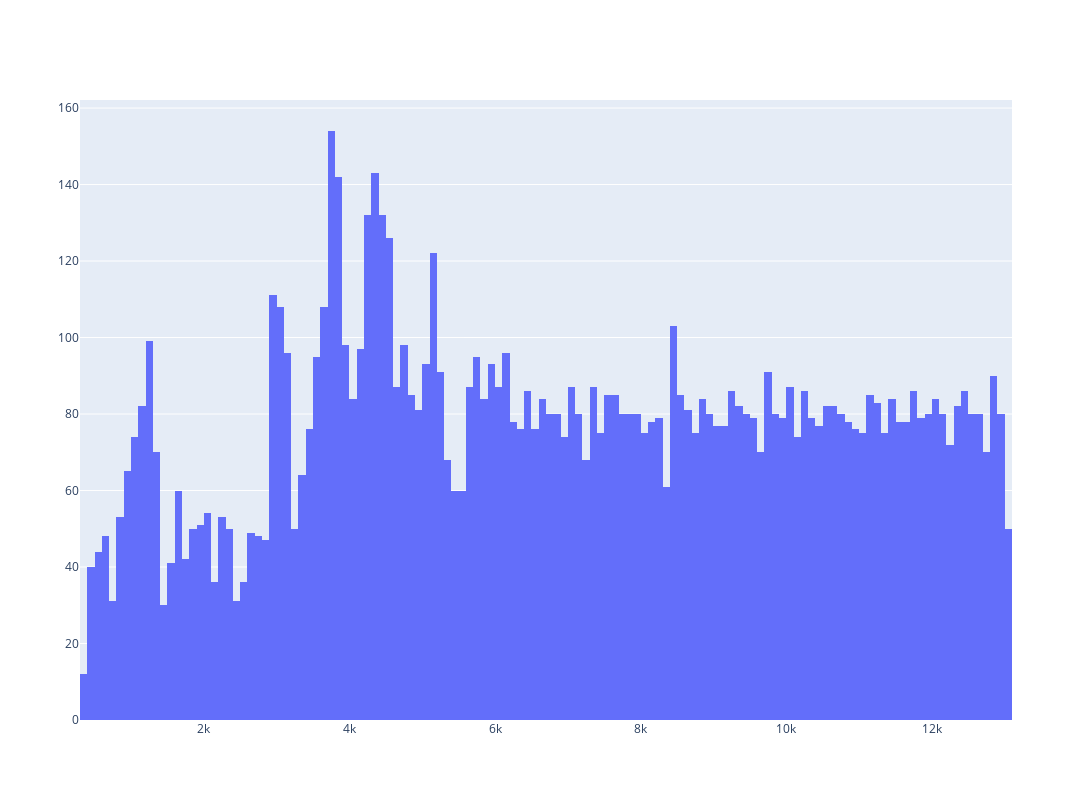
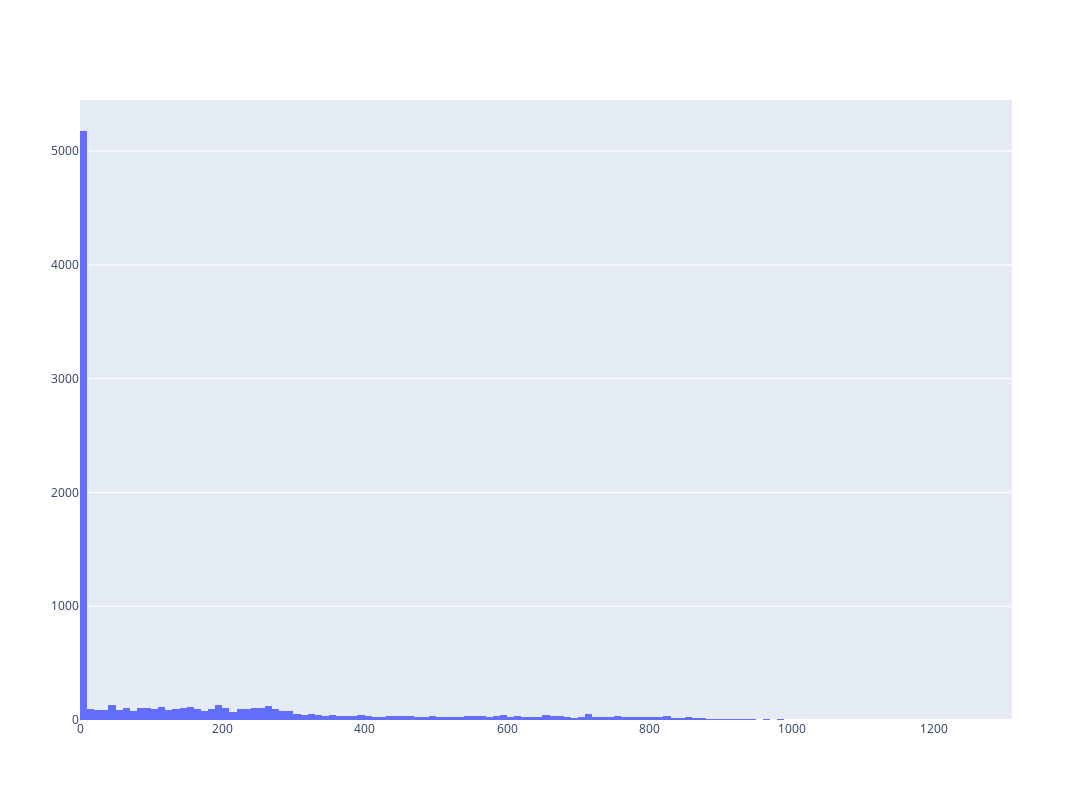
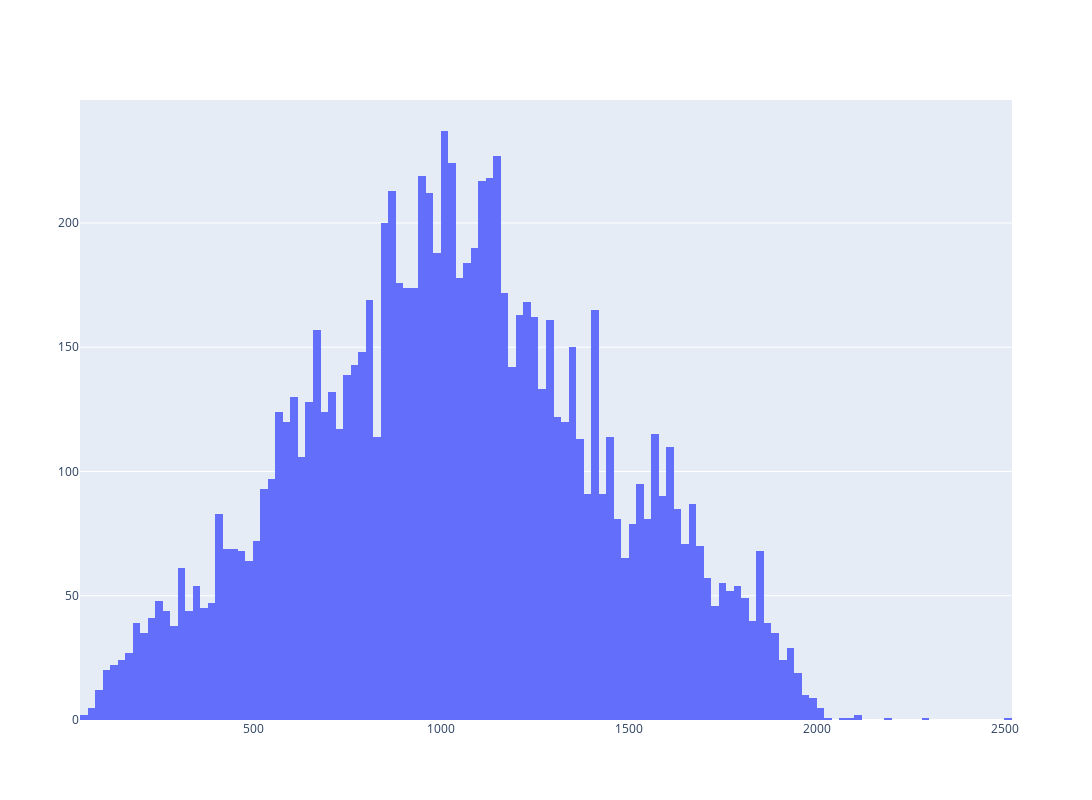

Write notebook code for charts like these, in order.
### Code cell
timeline_plotting("../timeline-2000nodes.csv")
histogram_plotting("../timeline-2000nodes.csv", num_bins=200)

### Figure 1 — Plotly figure (JSON) as saved in the notebook; plotly's stock layout.template omitted (floating-point values rounded to 4 significant figures; data arrays with more than 128 entries replaced by an {"elided": "..."} marker saying what was removed)
{"data": [{"nbinsx": 200, "type": "histogram", "x": {"elided": "10000 int values"}}], "layout": {"autosize": false, "height": 800, "width": 1600, "xaxis": {"autorange": true, "range": [299.5, 13100.0], "type": "linear"}, "yaxis": {"autorange": true, "range": [0, 162.1]}}}

### Figure 2 — Plotly figure (JSON) as saved in the notebook; plotly's stock layout.template omitted (floating-point values rounded to 4 significant figures; data arrays with more than 128 entries replaced by an {"elided": "..."} marker saying what was removed)
{"data": [{"nbinsx": 200, "type": "histogram", "x": {"elided": "10000 int values"}}], "layout": {"autosize": false, "height": 800, "width": 1600, "xaxis": {"autorange": true, "range": [-0.5, 1310.0], "type": "linear"}, "yaxis": {"autorange": true, "range": [0, 5449.0]}}}

### Figure 3 — Plotly figure (JSON) as saved in the notebook; plotly's stock layout.template omitted (floating-point values rounded to 4 significant figures; data arrays with more than 128 entries replaced by an {"elided": "..."} marker saying what was removed)
{"data": [{"nbinsx": 200, "type": "histogram", "x": {"elided": "10000 int values"}}], "layout": {"autosize": false, "height": 800, "width": 1500, "xaxis": {"autorange": true, "range": [39.5, 2520.0], "type": "linear"}, "yaxis": {"autorange": true, "range": [0, 249.5]}}}
